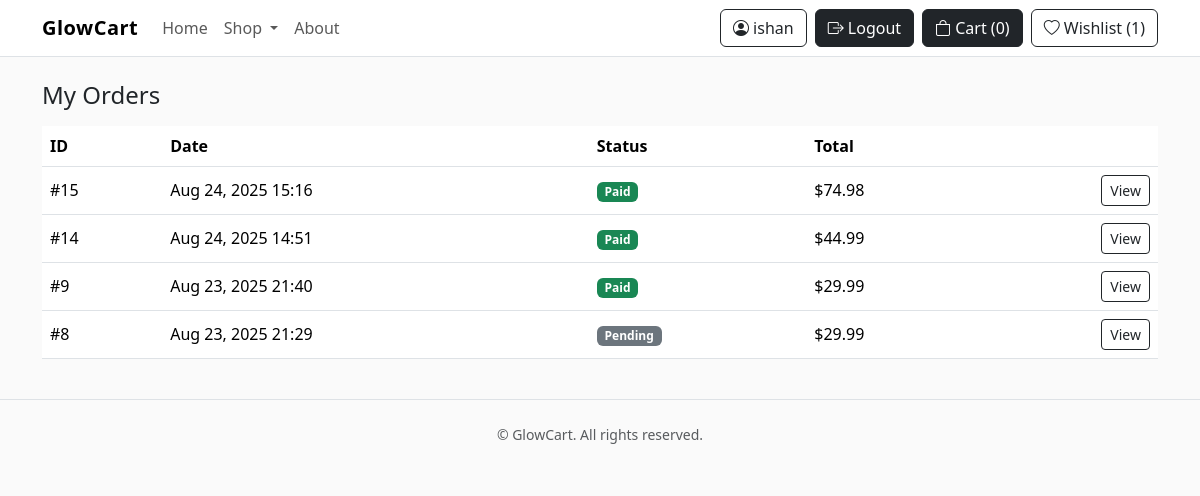
/my-orders/ (signed in), run on the app's committed database.
### orders/models.py (models this page shows, shortened)
class Order(models.Model):
    STATUS_CHOICES = [
        ("pending", "Pending"),
        ("paid", "Paid"),
        ("cancelled", "Cancelled"),
    ]
    user = models.ForeignKey(User, on_delete=models.PROTECT, related_name="orders")
    address = models.ForeignKey(Address, on_delete=models.PROTECT, related_name="orders")
    status = models.CharField(max_length=12, choices=STATUS_CHOICES, default="pending")
    subtotal = models.DecimalField(max_digits=10, decimal_places=2, default=Decimal("0.00"))
    discount_total = models.DecimalField(max_digits=10, decimal_places=2, default=Decimal("0.00"))
    shipping_method = models.ForeignKey(ShippingMethod, null=True, blank=True, on_delete=models.SET_NULL)
    shipping_cost = models.DecimalField(max_digits=10, decimal_places=2, default=Decimal("0.00"))
    total = models.DecimalField(max_digits=10, decimal_places=2, default=Decimal("0.00"))
    coupon_code = models.CharField(max_length=30, blank=True, default="")
    stripe_session_id = models.CharField(max_length=255, blank=True, default="")
    payment_intent_id = models.CharField(max_length=255, blank=True, default="")
    stripe_receipt_url = models.URLField(blank=True, default="")
    paid_at = models.DateTimeField(null=True, blank=True)
    created_at = models.DateTimeField(auto_now_add=True)
    class Meta:
        ordering = ["-created_at"]

### orders/views.py (the view)
# urls.py: path("my-orders/", my_orders, name="my_orders"),  # ← new
@login_required
def my_orders(request):
    orders = request.user.orders.select_related("address").order_by("-created_at")
    return render(request, "orders/my_orders.html", {"orders": orders})

### catalog/templatetags/shop_extras.py (called while the page is built)
@register.filter
def money(value):
    try:
        return f"${float(value):,.2f}"
    except (TypeError, ValueError):
        return value

### core/context_processors.py (called while the page is built)
def cart(request):
    cart = request.session.get(CART_SESSION_KEY, {})
    count = sum(cart.values()) if isinstance(cart, dict) else 0
    return {"cart_count": count}

def auth_presets(request):
    return {
        "AUTH_LOGIN_PRESET": getattr(settings, "AUTH_LOGIN_PRESET", "auth-minimal"),
        "AUTH_REGISTER_PRESET": getattr(settings, "AUTH_REGISTER_PRESET", "auth-portrait"),
    }

def wishlist_count(request):
    try:
        if request.user.is_authenticated:
            return {"wishlist_count": request.user.wish_items.count()}
    except Exception:
        pass
    return {"wishlist_count": 0}

def nav_categories(request):
    try:
        return {"nav_categories": Category.objects.order_by("name")[:10]}
    except Exception:
        return {"nav_categories": []}

def wishlist(request):
    if request.user.is_authenticated:
        from accounts.models import WishlistItem
        return {"wishlist_count": WishlistItem.objects.filter(user=request.user).count()}
    return {"wishlist_count": 0}

### templates/orders/my_orders.html (shortened to what this page needs)
{% extends "base.html" %}
{% load shop_extras %}
{% block content %}
<div class="container">
  <h1 class="h4 mb-3">My Orders</h1>
  {% if orders %}
  <div class="table-responsive">
    <table class="table align-middle">
      <thead><tr><th>ID</th><th>Date</th><th>Status</th><th>Total</th><th></th></tr></thead>
      <tbody>
        {% for o in orders %}
        <tr>
          <td>#{{ o.id }}</td>
          <td>{{ o.created_at|date:"M j, Y H:i" }}</td>
          <td><span class="badge {% if o.status == 'paid' %}bg-success{% elif o.status == 'cancelled' %}bg-danger{% else %}bg-secondary{% endif %}">
            {{ o.get_status_display }}
          </span></td>
          <td>{{ o.total|money }}</td>
          <td class="text-end"><a class="btn btn-sm btn-outline-dark" href="{% url 'order_detail' o.id %}">View</a></td>
        </tr>
        {% endfor %}
      </tbody>
    </table>
  </div>
  {% else %}
    <p class="text-muted">You have no orders yet.</p>
  {% endif %}
</div>
{% endblock %}

### templates/base.html (shortened to what this page needs)
{% load static %}
<!DOCTYPE html>
<html lang="en">
<head>
  <link href="https://cdn.jsdelivr.net/npm/bootstrap@5.3.3/dist/css/bootstrap.min.css" rel="stylesheet">
  <link rel="stylesheet" href="{% static 'site.css' %}?v=2">
  <link rel="stylesheet" href="{% static 'site.css' %}?v=4">
  <link href="https://cdn.jsdelivr.net/npm/bootstrap-icons@1.11.3/font/bootstrap-icons.css" rel="stylesheet">
</head>
<body>
  <nav class="navbar navbar-expand-lg navbar-light bg-white border-bottom sticky-top">
    <div class="container">
      <a class="navbar-brand fw-bold auth-brand" href="/">GlowCart</a>
      <div id="nav" class="collapse navbar-collapse">
        <ul class="navbar-nav me-auto mb-2 mb-lg-0">
          <li class="nav-item"><a class="nav-link" href="/">Home</a></li>
          <li class="nav-item dropdown">
            <a class="nav-link dropdown-toggle" href="/shop/" role="button" data-bs-toggle="dropdown" aria-expanded="false">
              Shop
            </a>
          </li>
          <li class="nav-item"><a class="nav-link" href="#">About</a></li>
        </ul>
        <div class="d-flex gap-2">
          {% if request.user.is_authenticated %}
            <a class="btn btn-outline-dark" href="/profile/"><i class="bi bi-person-circle"></i> {{ request.user.username }}</a>
            <a class="btn btn-dark" href="/logout/"><i class="bi bi-box-arrow-right"></i> Logout</a>
          {% else %}
            <a class="btn btn-outline-dark" href="/login/"><i class="bi bi-box-arrow-in-right"></i> Login</a>
            <a class="btn btn-dark" href="/register/"><i class="bi bi-person-plus"></i> Sign Up</a>
          {% endif %}
          <a class="btn btn-dark" href="/cart/"><i class="bi bi-bag"></i> Cart ({{ cart_count|default:0 }})</a>
          <a class="btn btn-outline-dark" href="{% url 'wishlist' %}"><i class="bi bi-heart"></i> Wishlist ({{ wishlist_count|default:0 }})</a>
        </div>
      </div>
    </div>
  </nav>
  <main class="py-4">
    {% block content %}{% endblock %}
  </main>
  <footer class="border-top py-4">
    <div class="container text-center small text-muted">
      © {{ now|date:"Y" }} GlowCart. All rights reserved.
    </div>
  </footer>
</body>
</html>

### static/site.css (style rules this page uses)
:root { --brand:#111; --accent:#0ea5e9; }
body { background-color:#fafafa; }
.navbar-brand { letter-spacing:0.5px; }
.auth-brand { letter-spacing: .5px; }

### data on the page
Order: id "15", created_at "Aug 24, 2025 15:16", status "Paid", total "$74.98"
Order: id "14", created_at "Aug 24, 2025 14:51", status "Paid", total "$44.99"
Order: id "9", created_at "Aug 23, 2025 21:40", status "Paid", total "$29.99"
Order: id "8", created_at "Aug 23, 2025 21:29", status "Pending", total "$29.99"

### other printed values
{{ request.user.username }} "ishan"
{{ cart_count|default:0 }} "0"
{{ wishlist_count|default:0 }} "1"
